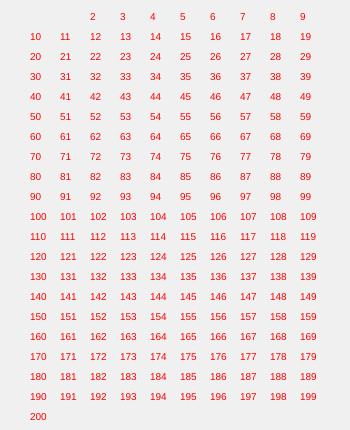
Frame 1 (no input)
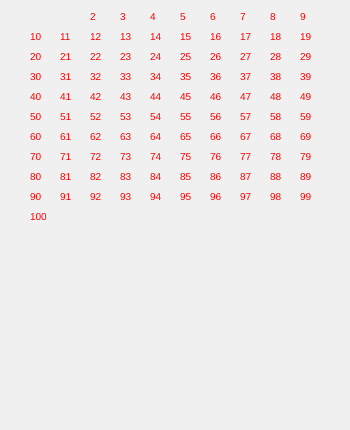
Frame 60 (no input)
Frame 120 (the mouse pressed at the canvas centre since frame 60): identical to frame 60, image omitted

The p5.js sketch that drew these frames (run headless with seeded random() and noise() and a simulated clock; from frame 60 on, the mouse is pressed at the canvas centre):

// p5.js sketch
// ── sketch.js
let n = [];
let N = 200;
let w = 30;
let h = 20;
let pn = 0;
let cnv;
let numbers = [];
let bg = 240;

function setup() {
  cnv = createCanvas(350, 430);

  sl1 = createSlider(2, N, 100, 1);
  sl1.position(1, cnv.position().y+ height);
  
  //print(sl1.position());
  
  dv1 = createDiv("Prime Numbers:2-" + N + ":" + pn);
  dv1.style("font-size", "16px");
  dv1.position(sl1.position().x + 150, sl1.position().y);
  sl1.changed(PrintDV1);
  
  bt1 = createButton('Find All Prime Numbers!');
  bt1.position(sl1.position().x, sl1.position().y +20);
  bt1.mousePressed(pressBT1);

  bt2 = createButton('reset');
  bt2.position(bt1.position().x + 200, bt1.position().y);
  bt2.mousePressed(pressBT2);
  
  // initialize n[] = 'true'
  //initN(N);

  // init nArr[] = new Number();
  for (let i = 0; i <= N; i++) {
    numbers[i] = new Number(
      i,
      w * ((i % 10) + 1),
      h * (floor(i / 10) + 1),
      true
    );
  }

  numbers[0].setPrime(false);
  numbers[1].setPrime(false);

  //printElement();

 // noLoop();
}

function draw() {
  background(bg);
  // printElement();
  pn = 0 ;
  for (let i = 2; i <= N; i++) {
    numbers[i].show(mouseX,mouseY);
    if(numbers[i].prime == true){
      pn ++;
    }
  }
  
  N = sl1.value();
  dv1.html("Prime Numbers[2-" + N + "]: " + pn,  false);
 
}


function pressBT1() {
 // perform eratosthenes' sieve
  for (let i = 2; i <= N/2; i++) {
    if (numbers[i].prime == true) {
      EratosSieve(i,N);
    }
  }
}

function pressBT2() {
   for (let i = 2; i <= N; i++) {
    numbers[i].setPrime(true);
  }
}

function mousePressed() {
  for(let i = 2; i<= N ; i ++){
    if(numbers[i].contains(mouseX, mouseY)) {
      EratosSieve(i,N);
    }
  }
}

function EratosSieve(a, lastN) {
  let ln = lastN/a;
  for (let mul = 2; mul <= ln; mul++) {
    let amul = a * mul;
    numbers[amul].setPrime(false);
  }
}

function PrintDV1() {
  N = sl1.value();
  //findPrime(N);
  //redraw();
  dv1.html("Prime Numbers[2-" + N + "]: " + pn, false);
}

function printElement() {
  pn = 0;
  textSize(10);
  for (let i = 2; i <= N; i++) {
    // print(i + ":" + n[i]);
    if (n[i] == true) {
      fill(255, 0, 0);
      pn++;
    } else {
      fill(0, 0, 255);
    }
    text(i, w * ((i % 10) + 1), 20 * (floor(i / 10) + 1));
  }
}

function initN(lastN) {
  for (let i = 2; i <= lastN; i++) {
    n[i] = true;
  }
}

function findPrime(lastN) {
  // perform eratosthenes' sieve
  for (let i = 2; i <= lastN; i++) {
    if (n[i] == true) {
      sieve(i, lastN);
    }
  }
}

function sieve(a, lastN) {
  for (let i = 2; i <= lastN / 2; i++) {
    if (a * i <= lastN) n[a * i] = false;
  }
}


class Number {
  constructor(n, x, y, tf) {
    this.n = n;
    this.prime = tf;
    this.x = x;
    this.y = y;
    this.w = w;
    this.h = h;
    this.l = x;
    this.t = y - h;
    this.r = this.l + w;
    this.b = y;
  }
  show(mx, my) {
    noStroke();
    if (this.contains(mx, my)) {
      fill(0,255,0);
    } else {
      fill(bg);
    };
    rect(this.l, this.t, this.w, this.h);
    
    textSize(10);
    if (this.prime == true) {
      fill(255, 0, 0);
    } else {
      fill(0, 0, 255);
      stroke(0);
      line(this.l,this.b,this.l+15,this.b-10);
    }
    text(this.n, this.x, this.y);
    noFill();
    stroke(0);
    //rect(this.x,this.y-h,w,h);
  }
  setPrime(tf) {
    this.prime = tf;
  }
  contains(mx, my) {
    if ( this.l <= mx && mx <= this.r &&
      this.t <= my && my <= this.b    ) {
      return true;
    } else {
      return false;
    }
  }
  
}
